Frame 1 (no input): blank canvas, image omitted
Frame 60 (no input): blank canvas, image omitted
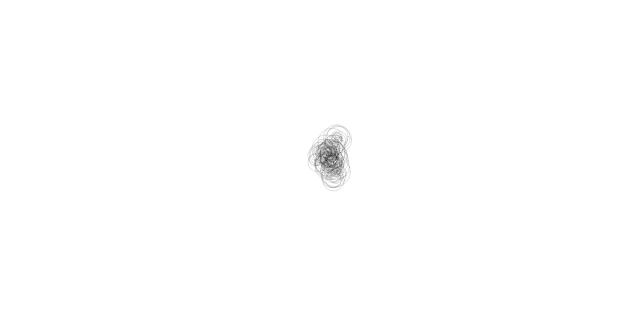
Frame 120 (the mouse pressed at the canvas centre since frame 60)

The p5.js sketch whose frames 1 and 60 were blank and that drew this single picture after the mouse press (run headless with seeded random() and noise() and a simulated clock; from frame 60 on, the mouse is pressed at the canvas centre):

// p5.js sketch
// ── sketch.js
var particles = [];

function setup() {
  createCanvas(640, 320);
  frameRate(30);
  background(255);
}

function mousePressed() {
  particles.push(new Particle(mouseX, mouseY));
  stroke(random(255));
}

function draw() {
  for (var i = 0; i < particles.length; i++) {
    particles[i].update();
    particles[i].show();
  }
}

class Particle {
  constructor(x, y) {
    this.x = x;
    this.y = y;
    this.history = [];
  }

  update() {
    this.x += random(-5, 5);
    this.y += random(-5, 5);

    for (var i = 0; i < this.history.length; i++) {
      this.history[i].x += random(-2, 2);
      this.history[i].y += random(-2, 2);
    }
    var v = createVector(this.x, this.y);
    this.history.push(v);
    if (this.history.length > 100) {
      this.history.splice(0, 1);
    }
  }
  show() {
    let pSize1 = 0;
    pSize1 += random(-20, 20);
    let pSize2 = 0;
    pSize2 += random(-30, 30);
    stroke(0, 30);
    noFill();
    ellipse(this.x, this.y, pSize1, pSize1);
    ellipse(this.x, this.y, pSize2, pSize2);
  }
}
